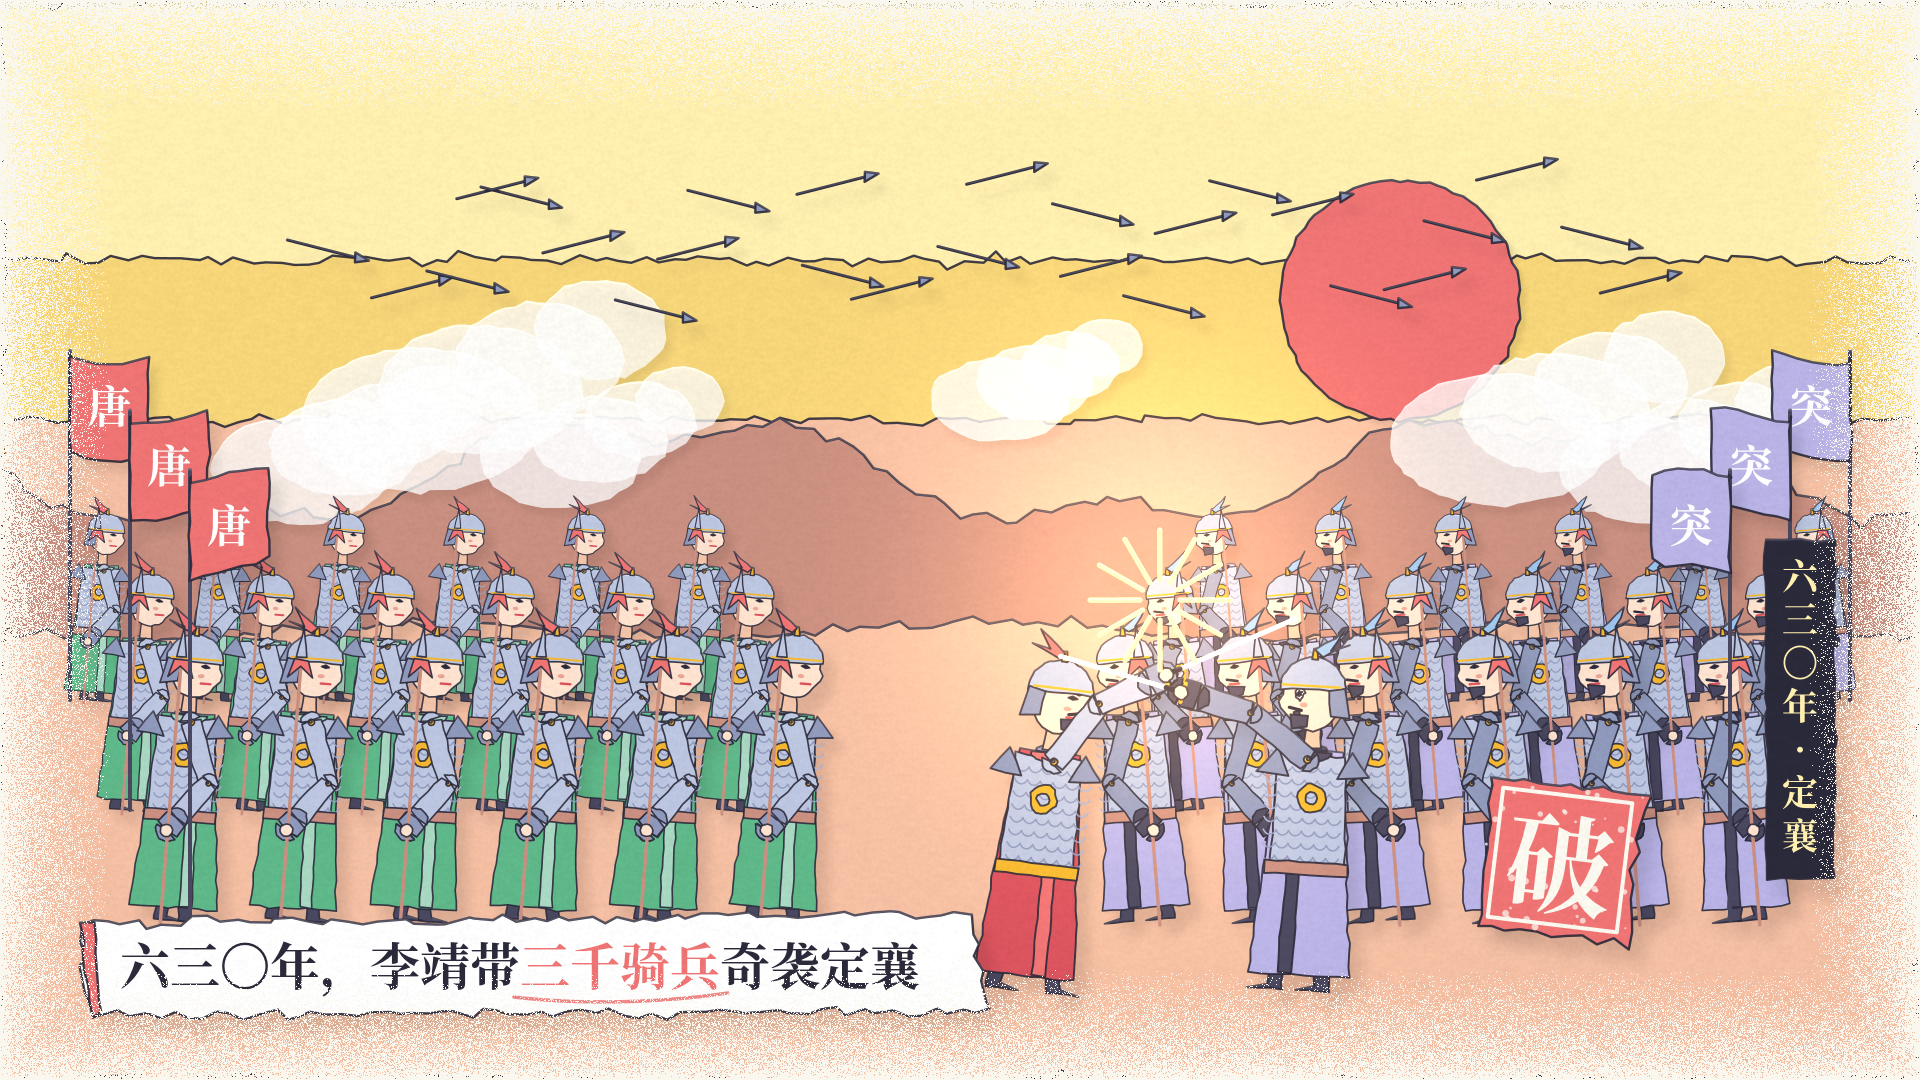

Source code (Python):
from people import *
sky = Layer(0.1)
for i, (y, col) in enumerate([(0, P['jin2']), (260, P['huang']), (420, P['zhe'])]):
    sky.poly([(0, y), (W, y), (W, H), (0, H)], col, 3)
sun = Layer(0.15); sun.ell(1400, 300, 120, 120, P['zhu'])
far = Layer(0.3)
far.poly([(0, 560)] + [(x, 470 + 50 * math.sin(x / 140) + 20 * math.sin(x / 47)) for x in range(0, W + 1, 60)] + [(W, 560), (W, H), (0, H)], P['zhe2'], 3)
smoke = Layer(0.4)
for (x, y, r) in [(300, 470, 90), (420, 420, 120), (560, 460, 80), (1500, 440, 110), (1650, 470, 90), (1000, 400, 70)]:
    for k in range(4): smoke.ell(x + k * r * 0.5, y - k * r * 0.25, r * (1 - k * 0.15), r * 0.6 * (1 - k * 0.1), (1, 1, 1, 0.75) if MODE == 'macaron' else (0.25, 0.2, 0.17, 0.55))
ground = Layer(0.5); ground.poly([(0, 640)] + [(x, 630 + 10 * math.sin(x / 90)) for x in range(0, W + 1, 80)] + [(W, 640), (W, H), (0, H)], P['zhe'], 3)
rows = [Layer(0.6), Layer(0.8), Layer(1.0)]
sp = lambda L, a, b, c_: spear(L, a, b, c_, 250)
for ri, L in enumerate(rows):
    y = 700 + ri * 110; s = 0.45 + ri * 0.12
    for k in range(6):
        x = 90 + k * 120 + ri * 40
        person(L, x, y, s, 'soldier', armF=(0.35, -1.0), holdF=sp, step=0.6 * ((k + ri) % 2 * 2 - 1), lean=0.08)
        x2 = W - 90 - k * 120 - ri * 40
        person(L, x2, y, s, 'enemy', face=-1, armF=(0.35, -1.0), holdF=sp, step=0.6 * ((k + ri) % 2 * 2 - 1), lean=0.08)
    flag(L, 70 + ri * 60, y - 420 * s - 160, 420 * s + 160, P['zhu'], '唐', wave=ri)
    flag(L, W - 70 - ri * 60, y - 420 * s - 160, 420 * s + 160, P['zi'], '突', wave=ri + 1, left=True)
arrows = Layer(0.9)
for k in range(26):
    x0 = 300 + k * 52 + rng.uniform(-30, 30); y0 = 240 + 60 * math.sin(k * 1.3)
    a = -0.25 if k % 2 else 0.25; L_ = 70
    arrows.line([(x0, y0), (x0 + L_ * math.cos(a), y0 + L_ * math.sin(a))], P['mo'], 3)
    arrows.poly([(x0 + L_ * math.cos(a), y0 + L_ * math.sin(a) - 5), (x0 + (L_ + 14) * math.cos(a), y0 + (L_ + 14) * math.sin(a)), (x0 + L_ * math.cos(a), y0 + L_ * math.sin(a) + 5)], P['tie2'], 0.2)
hero = Layer(1.25)
person(hero, 1020, 990, 0.8, 'general', armF=(2.6, -0.5), holdF=lambda L, a, b, c_: sword(L, a, b, c_, 180), expr='angry', step=0.8, lean=0.12)
person(hero, 1300, 990, 0.8, 'enemy', face=-1, armF=(2.2, -0.4), holdF=lambda L, a, b, c_: sword(L, a, b, c_, 160), expr='shock', step=0.6, lean=-0.06)
spark = Layer(1.3); CX, CY = 1160, 600
for k in range(12):
    a = k / 12 * 6.28; spark.line([(CX + 20 * math.cos(a), CY + 20 * math.sin(a)), (CX + 70 * math.cos(a), CY + 70 * math.sin(a))], P['jin2'], 5)
top = Layer(1.4)
tag(top, '六三〇年·定襄', x=1800, y=560)
caption(top, '六三〇年，李靖带三千骑兵奇袭定襄', hl=('三千骑兵',))
seal(top, '破', 1560, 860, 150, 0.12)
compose([sky, sun, far, smoke, ground] + rows + [arrows, hero, spark, top], bg=P['zhe'], light=(0.5, 0.35), vign=0.6, glow=[(1160, 600, 200, 0.35)]).save('f3m.png')
